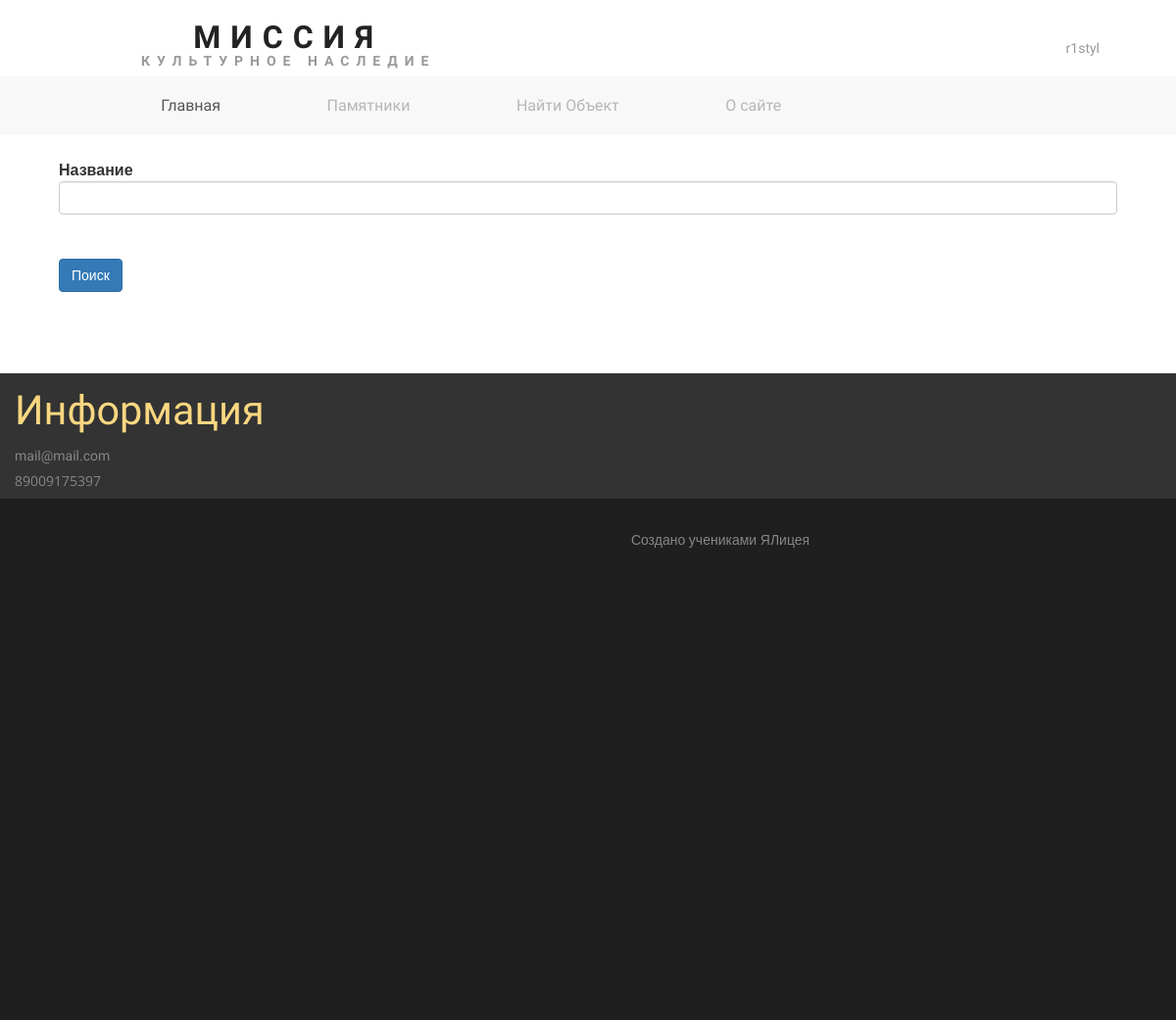
The page /search (signed in) on the database as committed earlier.
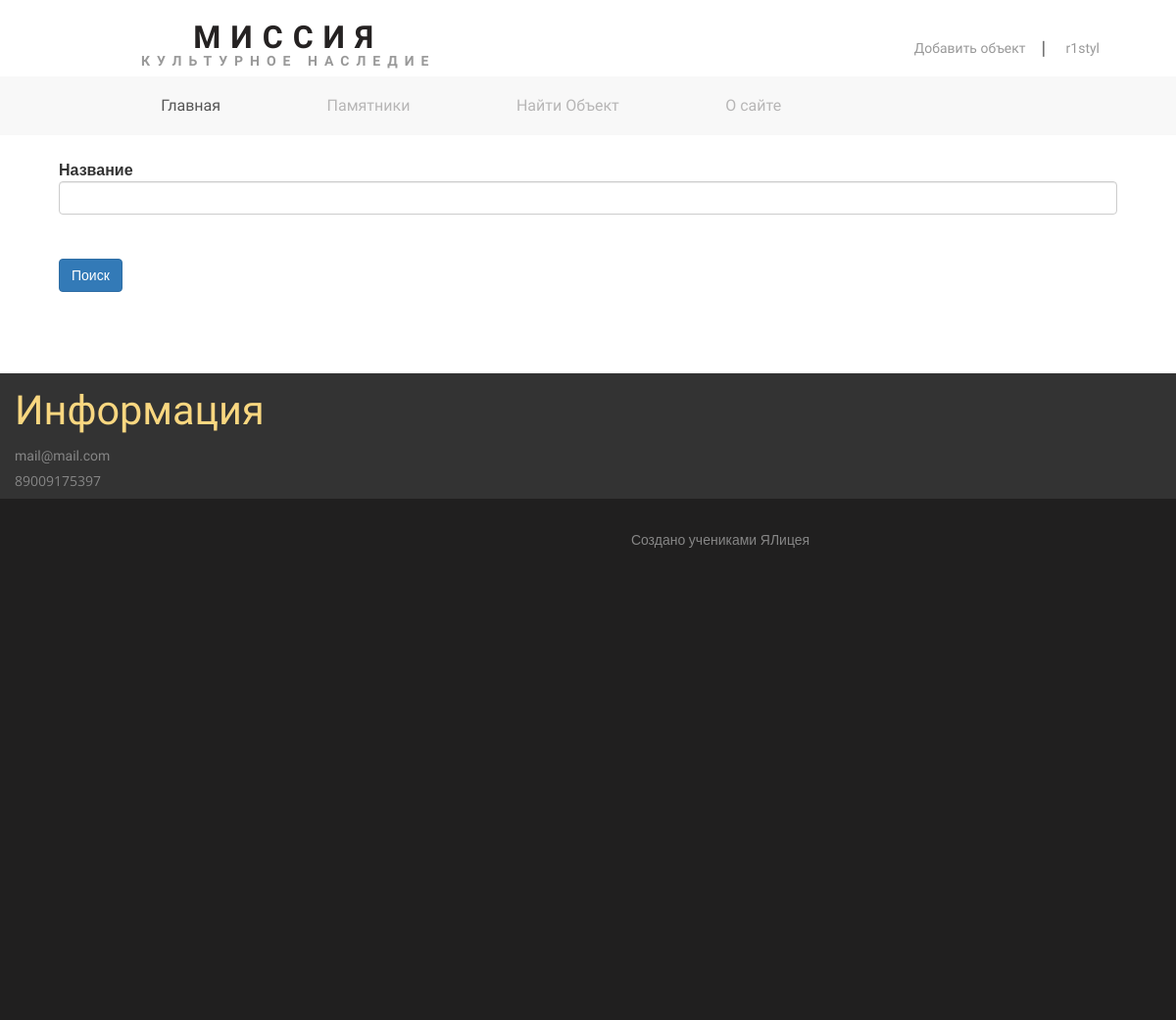
The same page on the database as committed later.
### main.py (the view)
@app.route('/search', methods=['GET', 'POST'])
def search():
    form = FindObjectForm()
    db_sess = db_session.create_session()
    if form.validate_on_submit():
        obj = db_sess.query(Object).filter(form.name.data == Object.name).first()
        if not obj:
            return render_template('search.html', form=form, message='Ничего не найдено')
        return redirect(f'/{obj.id}')
    return render_template('search.html', form=form)

### forms/object.py
class FindObjectForm(FlaskForm):
    name = StringField('Название', validators=[DataRequired()])
    submit = SubmitField('Поиск')

### data/db_session.py (called while the page is built)
def create_session() -> Session:
    global __factory
    return __factory()

### main.py (called while the page is built)
@login_manager.user_loader
def load_user(user_id):
    db_sess = db_session.create_session()
    return db_sess.query(User).get(user_id)

### templates/search.html (shortened to what this page needs)
{% extends "base.html" %}
{% block content %}
<div class="main">
<form action="" method="post">
    <p>
        {{ form.name.label }}<br>
        {{ form.name(class="form-control") }}<br>
    </p>
    <br>
    <p>{{ form.submit(type="submit", class="btn btn-primary") }}</p>
    <br>
</form>
</div>
{% endblock %}

### templates/base.html (shortened to what this page needs)
<!DOCTYPE html>
<html>
<head>
<link href="static/css/bootstrap.css" rel="stylesheet" type="text/css" media="all" />
<link href="static/css/style.css" rel="stylesheet" type="text/css" media="all" />
</head>
<body>
	<div class="header">
		<div class="logo">
			<div align="center">
				<a href="/">Миссия<span>Культурное наследие</span></a>
			</div>
		</div>
		<div class="logo-right">
			<ul>
				{% if current_user.is_authenticated %}
					{% if current_user.is_admin %}
						<li><a href="/add_object">Добавить объект</a></li>|
					{% endif %}
					<li><a href="/logout">{{ current_user.nick }}</a></li>
				{% else %}
				<li><a href="/login">Войти</a></li>|
				<li><a href="/register">Зарегестрироваться</a></li>
				{% endif %}
			</ul>
		</div>
		<div class="clearfix"> </div>
	</div>
	<div class="header-nav">
		<div class="container">
			<nav class="navbar navbar-default">
				<div class="collapse navbar-collapse nav-wil" id="bs-example-navbar-collapse-1">
					<nav class="cl-effect-1">
						<ul class="nav navbar-nav">
							<li class="active"><a href="/">Главная</a></li>
							<li><a href="/show">Памятники</a></li>
							<li><a href="/search">Найти Объект</a></li>
							<li><a href="/about">О сайте</a></li>
						</ul>
					</nav>
				</div>
			</nav>
		</div>
	</div>
<main role="main">
    {% block content %}{% endblock %}
</main>
	<div class="footer">
		<div class="col-md-3 footer-grids">
			<h4><a href="/">Информация</a></h4>
			<p><a href="mail@mail.com">mail@mail.com</a></p>
			<p>89009175397</p>
			<ul class="social-icons">
			</ul>
		</div>
	</div>
	<div class="footer-bottom">
		<div class="container">
			<p>Создано учениками ЯЛицея</p>
		</div>
	</div>
	{% for i in range(7) %}
		<div class="footer-bottom"></div>
	{% endfor %}
</body>
</html>

Rows that differ between the two databases and show on the page:
changed User "r1styl": is_admin empty → True (drawn)
Other text that changed with them:
text now shown: "Добавить объект |"
